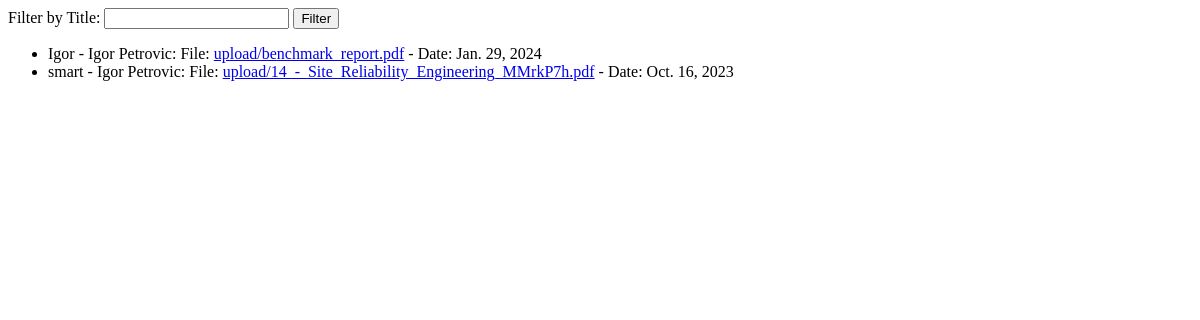
/list_data/, run on an earlier commit of the app's database.
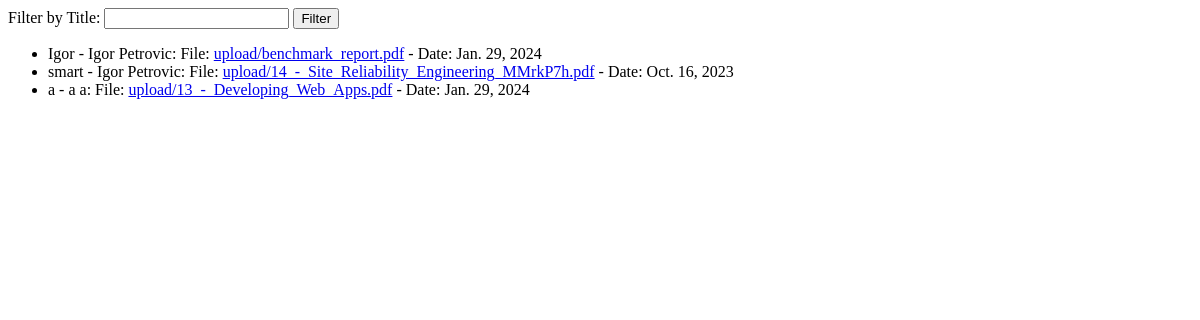
And on a later commit of the database.
### student_files/models.py (models this page shows)
class StudentFile (models.Model):
    CHOICES = [
        ('dipl.', 'Diplomski rad'),
        ('mag.', 'Magistarski rad'),
        ('dr.', 'Doktorski rad'),
    ]
    title = models.CharField(max_length=100,null=True)
    file = models.FileField(upload_to="upload/")
    studentFirstName = models.CharField(max_length=50,null=True)
    studentLastName = models.CharField(max_length=50,null=True)
    thesisDefenseDate = models.DateField(null=True)
    thesisType = models.CharField(max_length=30, null=True, choices=CHOICES)
    thesisDefensePlace = models.CharField(max_length=100,null=True)
    wordCount = models.IntegerField(null=True)
    fileSize = models.IntegerField(null=True, blank=True)

### student_files/views.py (the view)
# urls.py: path("list_data/", views.list_data, name="list_data"),
def list_data(request):
    data_list = StudentFile.objects.all()
    filtered_data = data_list
    if 'title' in request.GET:
        filter_name = request.GET['title']
        if filter_name:
            filtered_data = data_list.filter(title__icontains=filter_name)
    return render(request, 'student_files/list_data.html', {'data_list': data_list, 'filtered_data': filtered_data})

### student_files/templates/student_files/list_data.html
<form method="get" action="{% url 'list_data' %}" class="filter-form">
    <label for="filter_name">Filter by Title:</label>
    <input type="text" name="title" id="filter_name" value="{{ request.GET.title }}">
    <button type="submit">Filter</button>
</form>
<ul>
    {% for data in filtered_data %}
        <li>
            {{ data.title }} - {{ data.studentFirstName }} {{ data.studentLastName }}:
            File: <a href="{{ data.file.url }}" target="_blank">{{ data.file.name }}</a> -
            Date: {{ data.thesisDefenseDate }}
        </li>
    {% endfor %}
</ul>

What changed in the data, as far as the page shows it:
added StudentFile: title "a", studentFirstName "a", studentLastName "a", file.name "upload/13_-_Developing_Web_Apps.pdf", thesisDefenseDate "Jan. 29, 2024"
